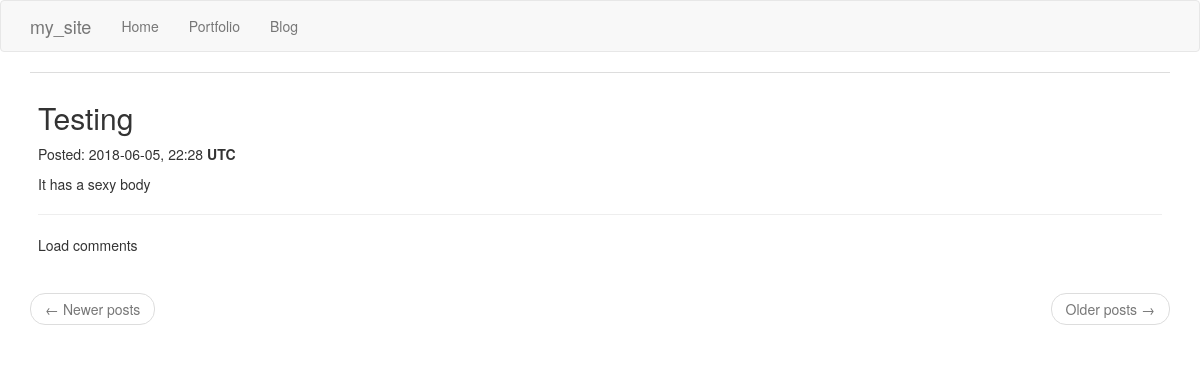
The app's page /blog, older data.
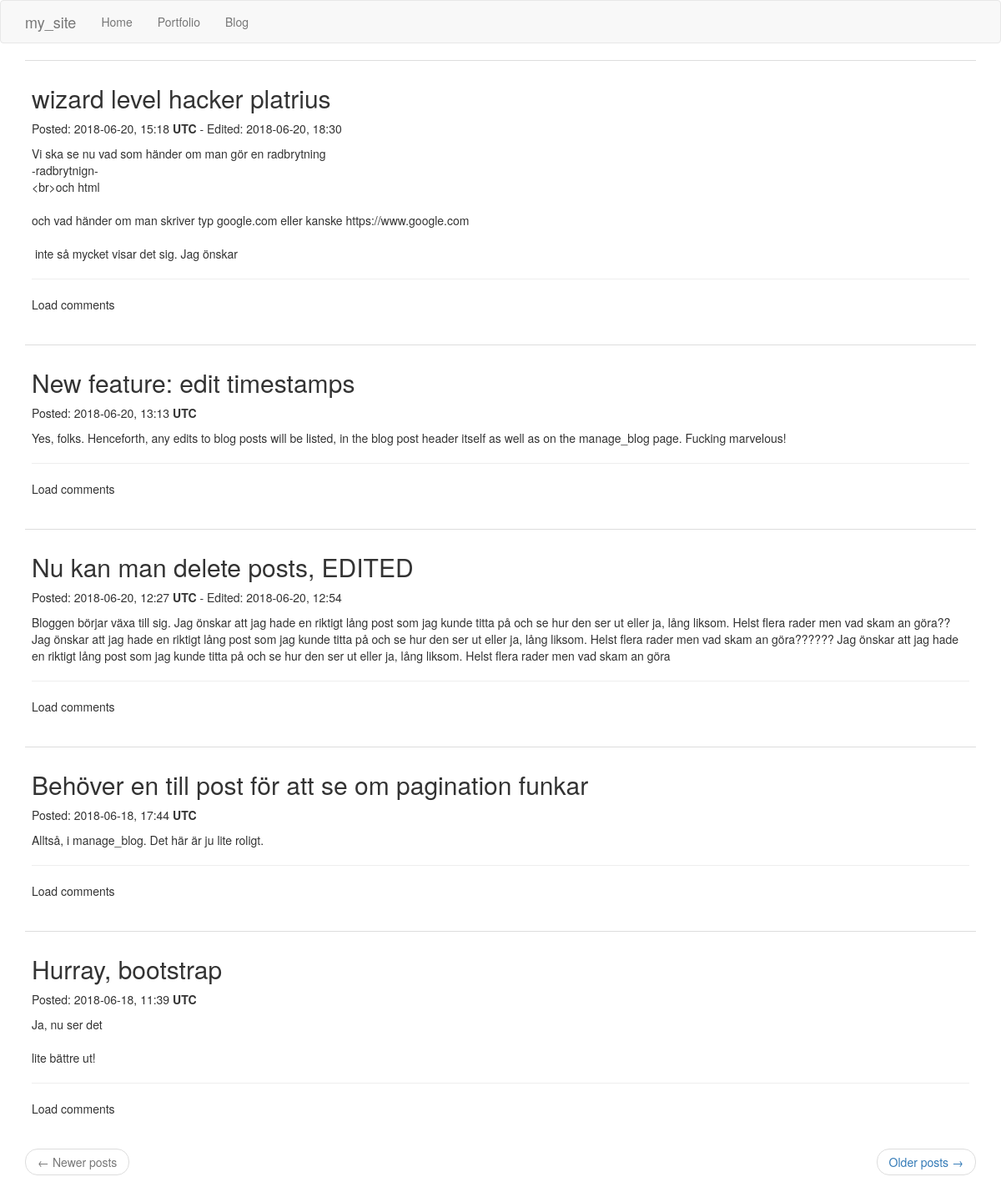
The same page, newer data.
### app/models.py (models this page shows, shortened)
class BlogPost(db.Model):
    id = db.Column(db.Integer, primary_key=True)
    title = db.Column(db.String(100))
    body = db.Column(db.String(1000))
    timestamp = db.Column(db.DateTime, index=True, default=datetime.utcnow)
    comments = db.relationship('BlogComment', backref='blog_post',
                               lazy='dynamic')
    last_edit = db.Column(db.DateTime, index=True)

### app/routes.py (the view)
@app.route('/', methods=['GET', 'POST'])  # change '/' to actual home
@app.route('/blog', methods=['GET', 'POST'])
def index():
    page = request.args.get('page', 1, type=int)
    posts = BlogPost.query.order_by(BlogPost.timestamp.desc()).paginate(
        page, app.config['POSTS_PER_PAGE'], False)
    next_url = url_for('index', page=posts.next_num) \
        if posts.has_next else None
    prev_url = url_for('index', page=posts.prev_num) \
        if posts.has_prev else None
    comments = BlogComment.query.all()
    return render_template('index.html', title='Home', posts=posts.items,
                           next_url=next_url, prev_url=prev_url,
                           comments=comments)

### app/templates/index.html
{% extends "base.html" %}
{% import 'bootstrap/wtf.html' as wtf %}
{% block app_content %}
    {% for post in posts %}
    {% include '_blogpost.html' %}
    {% endfor %}
    <nav aria-label="...">
        <ul class="pager">
            <li class="previous{% if not prev_url %} disabled{% endif %}">
                <a href="{{ prev_url or '#' }}">
                    <span aria-hidden="true">&larr;</span> Newer posts
                </a>
            </li>
            <li class="next{% if not next_url %} disabled{% endif %}">
                <a href="{{ next_url or '#' }}">
                    Older posts <span aria-hidden="true">&rarr;</span>
                </a>
            </li>
        </ul>
    </nav>
{% endblock %}

### app/templates/_blogpost.html
<table class="table table-hover">
    <tr>
        <td>
            <div>
                <h2>{{ post.title }}</h2>
                <p>
                    Posted:
                    {{ post.timestamp.strftime("%Y-%m-%d, %H:%M") }} <b>UTC</b>
                    {% if post.last_edit %}
                    - Edited: {{ post.last_edit.strftime("%Y-%m-%d, %H:%M") }}
                    {% endif %}
                </p>
                <p style="white-space: pre-wrap;">{{ post.body }}</p>
            </div>
            <div>
                {% include '_comment.html' %}
            </div>
        </td>
    </tr>
</table>

### app/templates/_comment.html (shortened to what this page needs)
<hr>
<p class="load_comments">Load comments</p>

Row changes from the older to the newer data that the page shows:
no longer on this page (row edited): BlogPost: title "Testing", timestamp "2018-06-05, 22:28", body "It has a sexy body"
added BlogPost: title "wizard level hacker platrius", timestamp "2018-06-20, 15:18", last_edit "2018-06-20, 18:30", body "Vi ska se nu vad som händer om man gör en radbrytning -radbrytnign- <br>och html och vad händer om man skriver typ google.com eller kanske https://www.google.com inte så mycket visar det sig. Jag önskar"
added BlogPost: title "New feature: edit timestamps", timestamp "2018-06-20, 13:13", body "Yes, folks. Henceforth, any edits to blog posts will be listed, in the blog post header itself as well as on the manage_blog page. Fucking marvelous!"
added BlogPost: title "Nu kan man delete posts, EDITED", timestamp "2018-06-20, 12:27", last_edit "2018-06-20, 12:54", body "Bloggen börjar växa till sig. Jag önskar att jag hade en riktigt lång post som jag kunde titta på och se hur den ser ut eller ja, lång liksom. Helst flera rader men vad skam an göra?? Jag önskar att jag hade en riktigt lång post som jag kunde titta på och se hur den ser ut eller ja, lång liksom. Helst flera rader men vad skam an göra?????? Jag önskar att jag hade en riktigt lång post som jag kunde titta på och se hur den ser ut eller ja, lång liksom. Helst flera rader men vad skam an göra"
added BlogPost: title "Behöver en till post för att se om pagination funkar", timestamp "2018-06-18, 17:44", body "Alltså, i manage_blog. Det här är ju lite roligt."
added BlogPost: title "Hurray, bootstrap", timestamp "2018-06-18, 11:39", body "Ja, nu ser det lite bättre ut!"
